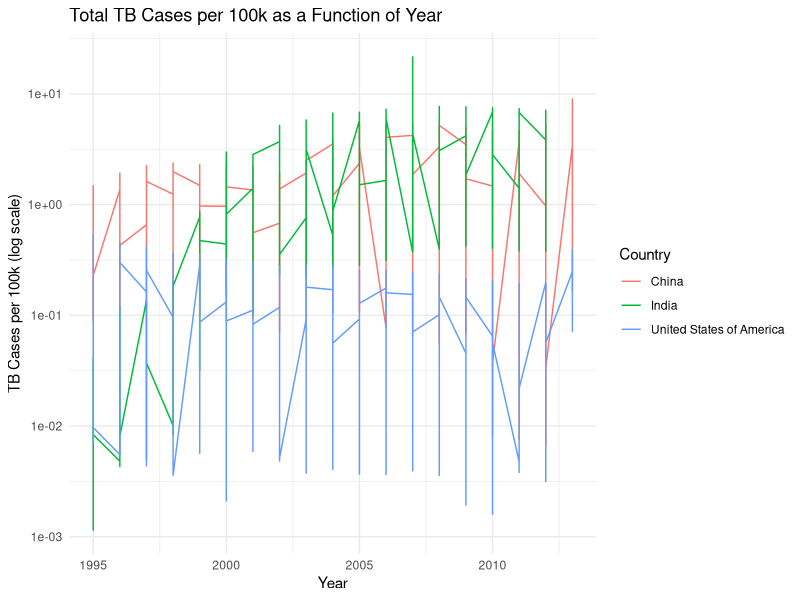
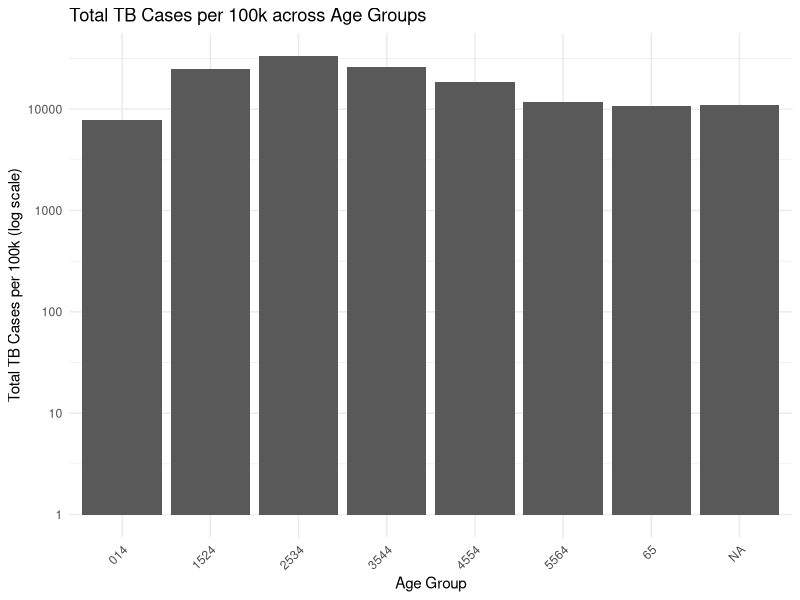
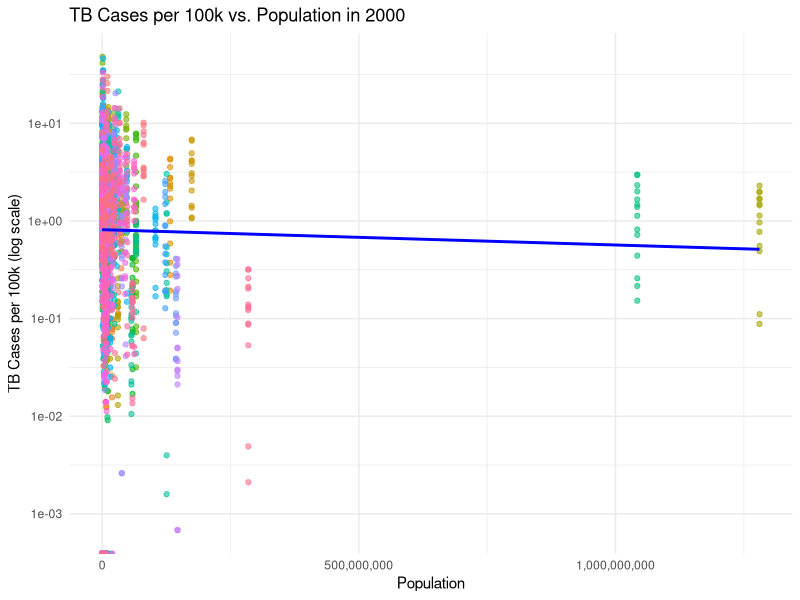

Write the R code that produced these figures, in order.
## ---- chunk 1
library(tidyverse)
library(ggplot2)
library(dplyr)
## ---- chunk 2
who <- as_tibble(who)
population <- as_tibble(population)

#CHECKING THE NUMBER OF ROWS AND COLUMNS OF THE DATASETS
dim(who)
dim(population)

colnames(who)
colnames(population)

summary(population)

population2 <- population %>%
  mutate(population = as.numeric(population),
         year = as.integer(year)) 

summary(population2)

## ---- chunk 3
who2 <- who %>%
  pivot_longer(cols = starts_with("new"), 
               names_to = c("type", "sex", "age_group"), 
               names_pattern = "new_([a-z]+)_([mf])([0-9]+)", 
               values_to = "cases")

# Check the result
head(who2)
## ---- chunk 4
colnames(population)
population_tidy <- population
## ---- chunk 5
tuberculosis <- merge(who2, population_tidy)
head(tuberculosis)
## ---- chunk 6
tuberculosis_clean <- tuberculosis %>%
  filter(complete.cases(.))
tuberculosis_clean <- tuberculosis %>%
  filter(!is.na(population) & !is.na(cases))
## ---- chunk 7
us_tb_cases <- tuberculosis_clean %>%
  filter(country == "United States of America", year >= 2001 & year <= 2020)
us_tb_cases_sex <- us_tb_cases %>%
  group_by(sex) %>%
  summarise(total_cases = sum(cases, na.rm = TRUE))
us_tb_cases_sex


tuberculosis_clean_cases_per_100k <- tuberculosis_clean %>%
  mutate(cases_per_100k = (cases / population) * 100000)
head(tuberculosis_clean_cases_per_100k)

## ---- chunk 8
countries_of_interest <- c("China", "India", "United States of America")
tuberculosis_subset <- tuberculosis_clean_cases_per_100k %>%
  filter(country %in% countries_of_interest)

ggplot(tuberculosis_subset, aes(x = year, y = cases_per_100k, color = country)) +
  geom_line() +  
  scale_y_log10() +  
  labs(
    title = "Total TB Cases per 100k as a Function of Year",
    x = "Year",
    y = "TB Cases per 100k (log scale)",
    color = "Country"
  ) +
  theme_minimal() 
## ---- chunk 9
tuberculosis_age_group_summary <- tuberculosis_clean_cases_per_100k %>%
  group_by(age_group) %>%
  summarise(total_cases_per_100k = sum(cases_per_100k, na.rm = TRUE))

ggplot(tuberculosis_age_group_summary, aes(x = age_group, y = total_cases_per_100k)) +
  geom_bar(stat = "identity") +  
  scale_y_log10() +  
  labs(
    title = "Total TB Cases per 100k across Age Groups",
    x = "Age Group",
    y = "Total TB Cases per 100k (log scale)"
  ) +
  theme_minimal() +
  theme(axis.text.x = element_text(angle = 45, hjust = 1))
## ---- chunk 10
tuberculosis_2000 <- tuberculosis_clean_cases_per_100k %>%
  filter(year == 2000)

ggplot(tuberculosis_2000, aes(x = population, y = cases_per_100k)) +
  geom_point(aes(color = country), alpha = 0.6) + 
  geom_smooth(method = "lm", color = "blue", se = FALSE) +  
  scale_x_continuous(labels = scales::comma) +  
  scale_y_log10() + 
  labs(
    title = "TB Cases per 100k vs. Population in 2000",
    x = "Population",
    y = "TB Cases per 100k (log scale)"
  ) +
  theme_minimal() +
  theme(legend.position = "none")

